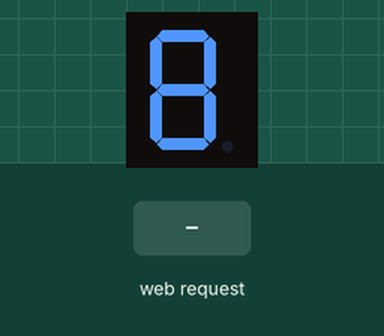
Recording of a sketch running on a simulated ESP8266 (NodeMCU). Parts: 1-digit seven-segment display. Wiring (inferred from the names in the program): 1-digit 7-segment display, segments lit when LOW: segments GPIO 0, GPIO 1, GPIO 2, GPIO 3, GPIO 4, GPIO 5, GPIO 16. Inputs (shaded band) come from the test bench. WiFi joins after 1.5 s; servers stay silent unless stated; the segment pins are drawn as the display they are named for; what the sketch prints to the serial monitor is not drawn.

Above: at 2.7 s.
2.8 s: HTTP request GET /Req=1 received
At 4.0 s:
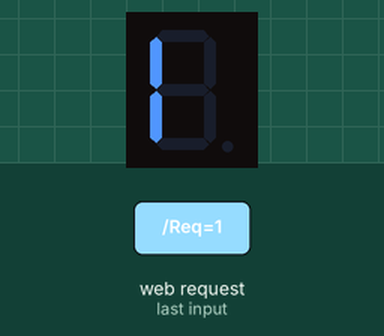
4.3 s: HTTP request GET /Req=2 received
At 5.1 s:
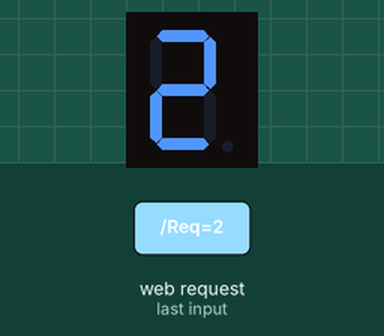
5.8 s: HTTP request GET /Req=3 received
At 6.2 s:
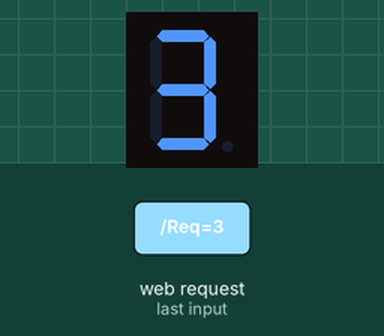
7.3 s: HTTP request GET /Req=4 received
At 8.5 s:
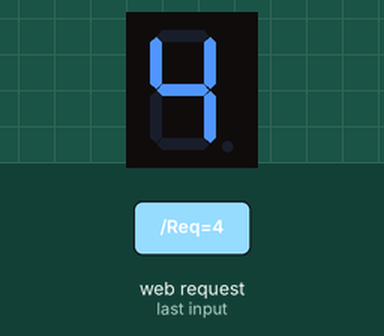
8.8 s: HTTP request GET /Req=5 received
At 9.7 s:
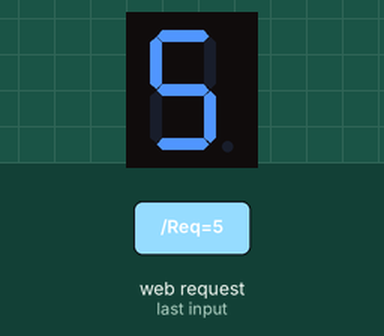
10.3 s: HTTP request GET /Req=6 received
At 10.9 s:
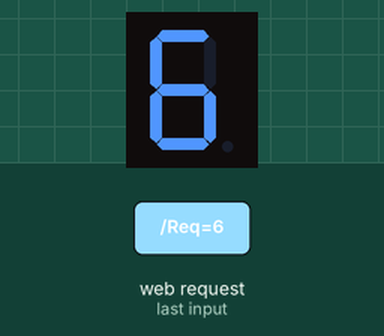
Timing chart, 0 to 12.8 s (numbered marks = the images above; inputs shaded):
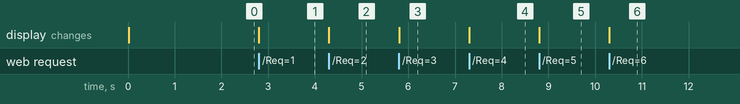

The sketch:

segment.ino
```cpp
#include < ESP8266WiFi.h>

const char* ssid = "Your SSID";
const char* password = "Your Wifi Password";

//Seven segment pins attachecd with nodemcu pins
int a = 0;  //Gpio-0 with a of 7 segment display
int b = 1;  //Gpio-1 with b of 7 segment display
int c = 2;  //Gpio-2 with c of 7 segment display
int d = 3;  //Gpio-3 with d of 7 segment display
int e = 4;  //Gpio-4 with e of 7 segment display
int f = 5;  //Gpio-5 with f of 7 segment display
int g = 16; //Gpio-16 with g of 7 segment display

WiFiServer server(80);

void setup() {
  Serial.begin(115200);
  delay(10);
//Declaring Seven segment pins as Output
pinMode(a, OUTPUT);      pinMode(b, OUTPUT);     pinMode(c, OUTPUT);
pinMode(d, OUTPUT);      pinMode(e, OUTPUT);     pinMode(f, OUTPUT);
pinMode(g, OUTPUT);

  // Connect to WiFi network
  Serial.println();
  Serial.println();
  Serial.print("Connecting to ");
  Serial.println(ssid);

  WiFi.begin(ssid, password);

  while (WiFi.status() != WL_CONNECTED) {
    delay(500);
    Serial.print(".");
  }
  Serial.println("");
  Serial.println("WiFi connected");

  // Start the server
  server.begin();
  Serial.println("Server started");

  // Print the IP address on serial monitor
  Serial.print("Use this URL to connect: ");
  Serial.print("http://");    //URL IP to be typed in mobile/desktop browser
  Serial.print(WiFi.localIP());
  Serial.println("/");

}

void loop() {
  // Check if a client has connected
  WiFiClient client = server.available();
  if (!client) {
    return;
  }

  // Wait until the client sends some data
  Serial.println("new client");
  while(!client.available()){
    delay(1);
  }

  // Read the first line of the request
  String request = client.readStringUntil('\r');
  Serial.println(request);
  client.flush();

 int value = 0;
 // Match the request

if (request.indexOf("/Req=1") != -1)  {
  digitalWrite(a, HIGH);
  digitalWrite(b, HIGH);
  digitalWrite(c, HIGH);
  digitalWrite(d, HIGH);       //Displaying 1
  digitalWrite(e, LOW);
  digitalWrite(f, LOW);
  digitalWrite(g, HIGH);
  value=1;
}
if (request.indexOf("/Req=2") != -1)  {
  digitalWrite(a, LOW);
  digitalWrite(b, LOW);
  digitalWrite(c, HIGH);      //Displaying 2
  digitalWrite(d, LOW);
  digitalWrite(e, LOW);
  digitalWrite(f, HIGH);
  digitalWrite(g, LOW);
  value=2;
}
if (request.indexOf("/Req=3") != -1)  {
  digitalWrite(a, LOW);
  digitalWrite(b, LOW);
  digitalWrite(c, LOW);
  digitalWrite(d, LOW);      //Displaying 3
  digitalWrite(e, HIGH);
  digitalWrite(f, HIGH);
  digitalWrite(g, LOW);
  value=3;
}
if (request.indexOf("/Req=4") != -1)  {
  digitalWrite(a, HIGH);
  digitalWrite(b, LOW);
  digitalWrite(c, LOW);
  digitalWrite(d, HIGH);
  digitalWrite(e, HIGH);     //Displaying 4
  digitalWrite(f, LOW);
  digitalWrite(g, LOW);
  value=4;
}
if (request.indexOf("/Req=5") != -1)  {
  digitalWrite(a, LOW);
  digitalWrite(b, HIGH);
  digitalWrite(c, LOW);
  digitalWrite(d, LOW);
  digitalWrite(e, HIGH);     //Displaying 5
  digitalWrite(f, LOW);
  digitalWrite(g, LOW);
  value=5;
}
if (request.indexOf("/Req=6") != -1)  {
  digitalWrite(a, LOW);
  digitalWrite(b, HIGH);
  digitalWrite(c, LOW);
  digitalWrite(d, LOW);    //Displaying 6
  digitalWrite(e, LOW);
  digitalWrite(f, LOW);
  digitalWrite(g, LOW);
  value=6;
}
if (request.indexOf("/Req=7") != -1)  {
  digitalWrite(a, LOW);
  digitalWrite(b, LOW);
  digitalWrite(c, LOW);
  digitalWrite(d, HIGH);
  digitalWrite(e, HIGH);   //Displaying 7
  digitalWrite(f, HIGH);
  digitalWrite(g, HIGH);
  value=7;
}
if (request.indexOf("/Req=8") != -1)  {
  digitalWrite(a, LOW );
  digitalWrite(b, LOW);
  digitalWrite(c, LOW);
  digitalWrite(d, LOW);
  digitalWrite(e, LOW);     //Displaying 8
  digitalWrite(f, LOW);
  digitalWrite(g, LOW);
  value=8;
}
if (request.indexOf("/Req=9") != -1)  {
  digitalWrite(a, LOW);
  digitalWrite(b, LOW);
  digitalWrite(c, LOW);
  digitalWrite(d, HIGH);
  digitalWrite(e, HIGH);    //Displaying 9
  digitalWrite(f, LOW);
  digitalWrite(g, LOW);
  value=9;
}

  // Return the response
  client.println("HTTP/1.1 200 OK");
  client.println("Content-Type: text/html");
  client.println(""); //  do not forget this one
  client.println("<!DOCTYPE HTML>");
  client.println("<html>");
  client.println("<h1 align=center>7 segment display over WiFi</h1><br><br>");
  client.print("Currently Displaying = ");
  client.print(value);
  client.println("<br><br>");
  client.println("<a href=\"/Req=1\"\"><button>Display-1 </button></a><br/>");
  client.println("<a href=\"/Req=2\"\"><button>Display-2 </button></a><br/>");
  client.println("<a href=\"/Req=3\"\"><button>Display-3 </button></a><br/>");
  client.println("<a href=\"/Req=4\"\"><button>Display-4 </button></a><br/>");
  client.println("<a href=\"/Req=5\"\"><button>Display-5 </button></a><br/>");
  client.println("<a href=\"/Req=6\"\"><button>Display-6 </button></a><br/>");
  client.println("<a href=\"/Req=7\"\"><button>Display-7 </button></a><br/>");
  client.println("<a href=\"/Req=8\"\"><button>Display-8 </button></a><br/>");
  client.println("<a href=\"/Req=9\"\"><button>Display-9 </button></a><br/>");
  client.println("</html>");
  delay(1);
  Serial.println("Client disonnected");
  Serial.println("");

}
```

Measured:
- after the input at 2.8 s, the display: changes at once (image 1)
- after the input at 4.3 s, the display: changes at once (image 2)
- after the input at 5.8 s, the display: changes at once (image 3)
- after the input at 7.3 s, the display: changes at once (image 4)
- after the input at 8.8 s, the display: changes at once (image 5)
- after the input at 10.3 s, the display: changes at once (image 6)
